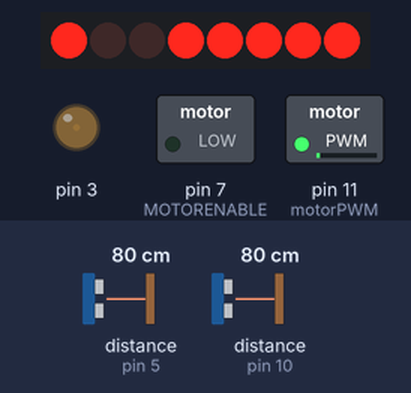
Bench run of a sketch on a simulated Arduino Uno, built with avr-gcc and run on an emulated ATmega328P. On the bench: 8 shift-register outputs drawn as a row of LEDs (first output left, lit = HIGH), switched loads named in the sketch (green lamp = pin HIGH), output pins drawn as LEDs (lit = HIGH). Wiring (inferred from the names in the program): 2 × ultrasonic range finder: trigger pin 2, echo pin 5 / trigger pin 9, echo pin 10; shift register (74HC595): data pin 8; shift clock pin 4; latch pin 12. Wiring (inferred from the signals the program sends): row of LEDs: on Q0, Q1, Q2, Q3, Q4, Q5, Q6, Q7. Inputs (shaded band) come from the test bench; at power-on: distance to the obstacle (sensors on pin 5, pin 10) 80 cm. The echo pulse lasts 58.3 µs per cm; pins used as bus, display or sensor lines are not drawn; what the sketch prints to the serial monitor is not drawn.

Above: at 1.2 s.
1.3 s: distance to the obstacle (sensor on pin 5) set to 74 cm
At 2.8 s:
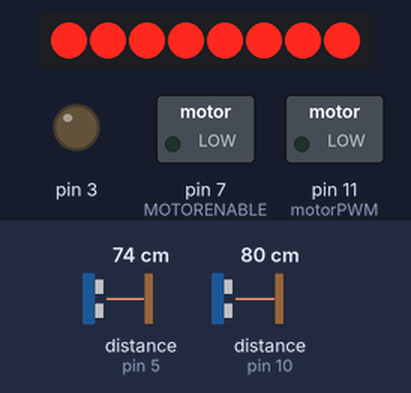
At 5.2 s:
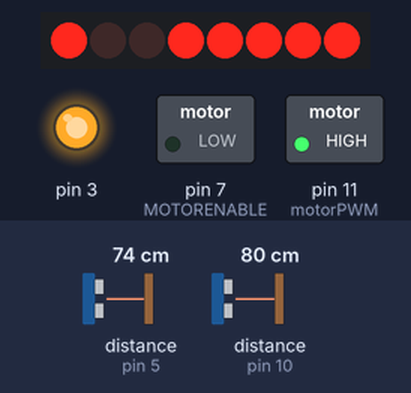
Timing chart, 0 to 6.7 s (numbered marks = the images above; inputs shaded):
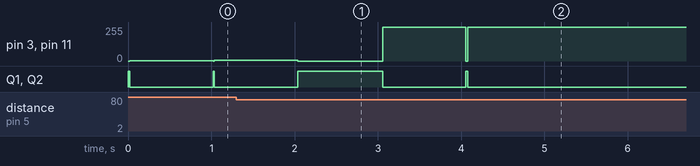

The sketch:

RobotAspi.ino
```cpp
//#include <math.h>

// Déclarations Moteurs:
// Pins Arduino pour le registre à décalage 4 7 8 12
#define MOTORLATCH 12
#define MOTORCLK 4
#define MOTORENABLE 7
#define MOTORDATA 8

// Bus 8-bit en sortie du registre à décalage 74HC595
// Utilisés pour fixer la direction des ponts de commande
#define MOTOR1_A 2  //ce ne sont pas des pins Arduino
#define MOTOR1_B 3
#define MOTOR2_A 1
#define MOTOR2_B 4
#define MOTOR3_A 5
#define MOTOR3_B 7
#define MOTOR4_A 0
#define MOTOR4_B 6

// Pins Arduino pour les signaux PWM (moteurs et servos) 3 5 6 9 10 11
#define MOTOR1_PWM 11
#define MOTOR2_PWM 3
//#define MOTOR3_PWM 6
//#define MOTOR4_PWM 5
//#define SERVO1_PWM 10
//#define SERVO2_PWM 9

// Codes pour les fonctions de moteur
#define FORWARD 1     //4 modes de commande
#define BACKWARD 2    //avant arrière frein stop
#define BRAKE 3
#define RELEASE 4

const float pi  = 3.1416;
int minSpeed = 150;


// Déclarations US :
/* Constantes pour les broches */
const byte TRIGGER_PIN_LEFT = 9; // Broche TRIGGER
const byte ECHO_PIN_LEFT = 10;    // Broche ECHO
const byte TRIGGER_PIN_RIGHT = 2; // Broche TRIGGER
const byte ECHO_PIN_RIGHT = 5;    // Broche ECHO

/* Constantes pour le timeout */
const unsigned long MEASURE_TIMEOUT = 25000UL; // 25ms = ~8m à 340m/s

/* Vitesse du son dans l'air en mm/us */
const float SOUND_SPEED = 340.0 / 1000;

// Stateflow :
int statusRemaining = 0;
enum {INIT, CHERCHEMUR, MINSPEEDDET, SPEEDCOMP, BOTERROR, GOTOWALL};
byte botMode = INIT;

//Initialisations
void setup()
{
  Serial.begin(115200);
  Serial.println("Premier test bot : on trouve le mur ! ");
  /* Initialise les broches */
  pinMode(TRIGGER_PIN_LEFT, OUTPUT);
  digitalWrite(TRIGGER_PIN_LEFT, LOW); // La broche TRIGGER doit être à LOW au repos
  pinMode(ECHO_PIN_LEFT, INPUT);
  /* Initialise les broches */
  pinMode(TRIGGER_PIN_RIGHT, OUTPUT);
  digitalWrite(TRIGGER_PIN_RIGHT, LOW); // La broche TRIGGER doit être à LOW au repos
  pinMode(ECHO_PIN_RIGHT, INPUT);

}


void loop()
{
  switch (botMode){
  case INIT:
      Serial.println("Lancement de la recherche !");
      statusRemaining = 0;
      botMode = CHERCHEMUR;
      break;

  case CHERCHEMUR:
      int newStatus;

      newStatus = FaceAuMur();
      if (newStatus != statusRemaining) // affichage seulement si changement de status
      {
          switch (newStatus)
          {
              case 1:
                  Serial.println("Mur trouve a gauche");

                  break;
              case 2:
                  Serial.println("Mur trouve a droite");

                  break;
              case 3:
                  Serial.println("Mur se rapproche a gauche");

                  break;
              case 4:
                  Serial.println("Mur se rapproche a droite");

                  break;
              case 5:
                  Serial.println("You WIIINN");
                  botMode = MINSPEEDDET;

                  break;
              default:
                  break;
          }
      }
      statusRemaining = newStatus;
      break;

  case MINSPEEDDET:
      int computedMinSpeed;
      float initialDist;

      initialDist = (MesureUS(1) + MesureUS(2)) / 2;
      computedMinSpeed = minMotorSpeedDetermination(initialDist);
      if (computedMinSpeed > 0)
      {
        botMode = SPEEDCOMP;
      }
      else
      {
        botMode = BOTERROR;
      }

      break;

  case SPEEDCOMP:
      // Determination of botSpeed
      float botSpeed;

      botSpeed = speedDetermination(100); // test @100% !
      if (computedMinSpeed > 0)
      {
        botMode = GOTOWALL;
      }
      else
      {
        // Try to go to wall at larger dist ;
        // Try again;
        // If not, go to error !
        botMode = GOTOWALL;
      }
      break;

  case GOTOWALL:
      gotoWall(10.0);
      break;

  case BOTERROR:
    Serial.println("Bot is in ERROR mode");
    Serial.println("If we had a red LED, it would blink...");
    Serial.println("Let's REINIT in 5s ");
    delay(5000);
    botMode = INIT;
      break;

  default:
      break;

    }

}

int FaceAuMur()
{
  int deltaDist, seuilDist, tempsPause,seuilDistMini;
  int status;
  seuilDist = 20; // On place arbitrairement 20mm d ecart pour passer en iteration mini
  seuilDistMini = 5; // On place arbitrairement 5mm d ecart pour décidé que c'est convergé
  tempsPause = 500;

  // Status :
  // 1 tourne vite à droite
  // 2 tourne vite à gauche
  // 3 tourne doucement à droite
  // 4 tourne doucement à gauche
  // 5 Fixe, face au mur !

  // 1 - Arrêter Robot !
    float distGauche = MesureUS(1);
    float distDroite = MesureUS(2);
  deltaDist = abs(distGauche - distDroite);
  // 2 - Calculer mini distance droite ou gauche ?
  // -> La distance mini devra être sur l'axe le plus proche du mur, donc angle entre les mesures
  // Sera toujours angle ouverture théorique max capteur !
  //
  // 3 - Pivoter robot vers distance mini pour avoir même distance sur les deux
  // => PID nécessaire ?

  // dans un 1er temps : Vmini, tourne g ou droite. Si diff < seuil on procède par pause ?

  if (deltaDist > seuilDist)
  {
    if (distGauche > distDroite)
    {
      motor(1,FORWARD,minSpeed);
      motor(2,BACKWARD,minSpeed);
      status = 1;
    }
    else
    {
      motor(1,BACKWARD,minSpeed);
      motor(2,FORWARD,minSpeed);
      status = 2;
    }
  }
  else if (deltaDist > seuilDistMini)
  {
    if (distGauche > distDroite)
    {
      motor(1,FORWARD,minSpeed);
      motor(2,BACKWARD,minSpeed);
      status = 3;
    }
    else
    {
      motor(1,BACKWARD,minSpeed);
      motor(2,FORWARD,minSpeed);
      status = 4;
    }
    // wait
    delay(tempsPause);
    // release
    motor(1,RELEASE,0);
    motor(2,RELEASE,0);
  }
  else
  {
    motor(1,RELEASE,0);
    motor(2,RELEASE,0);
    Serial.println("Le mur est en face a ");
    Serial.print(distGauche);
    Serial.println(" mm ");
    status = 5;
  }
    return status;

}

int minMotorSpeedDetermination(float initialDist)
{
  float actualDist = initialDist;
  float targetDist = initialDist - 10;// mm
  int actualSpeed = 1;
  // Détermination de la vitesse mini du bot
  // => A réaliser face au mur
  // capteurs US doivent être moyennés ?
  // tant que le bot ne bouge pas, on itère et on attend déplacement sur capteurs US !
  while(actualDist > targetDist) // on tente de se rapproche !
  {
    if (actualSpeed < 100)
    {
      Drive(0, actualSpeed); // cap 0 = en face ; vitesse en cours de calcul !
      delay(1000);
      Drive(0, 0); // On s'arrête ! -> Signifie qu'il a parcouru 1cm en 1s ; donc temps max 100s
    }
    else
    {
      Serial.println("No motion observed");
      return 0;
    }
    actualDist = (MesureUS(1) + MesureUS(2)) / 2;
    actualSpeed++;
  }
  minSpeed = actualSpeed;
  return minSpeed;
}

float speedDetermination(int motorSpeed)
{
   // Détermination de la vitesse du bot :
  float botSpeed = 0; // en mm/s
  float initialDist,actualDist;   // en mm
  float minDistAcceptable = 50.0; // en mm

   Drive(0, 0); // On vérifie que les moteurs sont bien arrêtés
   delay(1000);
   initialDist = (MesureUS(1) + MesureUS(2)) / 2;

   if (initialDist > minDistAcceptable)
   {

     Drive(0, motorSpeed); // cap 0 = en face ; vitesse max
     delay(1000);
     Drive(0, 0); // On s'arrête ! -> Signifie qu'il a parcouru la distance en 1s
     actualDist = (MesureUS(1) + MesureUS(2)) / 2;

     // v = d(mm) / t(s)
     botSpeed = (actualDist - initialDist);
   }
   else
   {
     Serial.println("Not enough place to compute Speed");
     return 0;
   }
  return botSpeed;

}

int gotoWall(float setPoint)
{
  // Se rapprocher du mur au point demandé.
  float actualDist;   // en mm
  float marge = 10; // en mm
  bool Fwd = 1;

  actualDist = (MesureUS(1) + MesureUS(2)) / 2;
  setPoint< actualDist ? Fwd = 1 : Fwd = 0;
  if (abs(setPoint - actualDist) > marge){
    Fwd ? Drive(0,100) : Drive(0,-100);
  }
  else
  {
    Drive(0,0); // On s'arrête !
    // On est à la bonne distance
    return 0;
  }

}
```

DataLog.ino
```cpp
// Datalog les infos principales :
//Horodatage
// Heading
// Vitesse
// Retour capteurs US
// Commandes au moteurs
// Status robot
// -> Créer un enum ?
//


void DataLog()
{
  // Sorties à rediriger en fonction d une def ?
  Serial.println( millis() );
  Serial.print(' ; ');
  /*Serial.print(heading);
  Serial.print(' ; ');
  Serial.print(actSpeed);
  Serial.print(' ; ');
  Serial.print(distLeft);
  Serial.print(' ; ');
  Serial.print(distRight);
  Serial.print(' ; ');
  Serial.print(desHeading);
  Serial.print(' ; ');
  Serial.print(desSpeed);*/
}
```

PledgeAlgo.ino
```cpp
int DetectRoom()
{
  int status = 0; // Status of detection
  float cumulatedAngle = 0.0; // Angle cumulated for pledge Algo :
  boolean direction = false; //(TRUE = right / false = Left)

  // 0 Init : Go forward
  // 1 When wall detected, go to calculated  distance
  // 2 Rotate and save angle
  // 3 Follow wall
  // if wall detected front (both US)
  // Rotate desired side (go to 2)
  // if cumulatedAngle == 0 => Go front

    }

int FollowWall(boolean WallAtRight, float distSetPoint)
{
  // Compare la distance au mur sélectionné (gauche ou droit) au SetPoint, et donne un nouveau cap a tenir en fonction.
  // Dans cette version, pas de surveillance de la distance opposée
  int headingStep = 5; // Step grossier en degré
  int newHeading;
  // L'algo doit conserver sa distance par rapport au mur qu'il longe :
  // définir la distance de suivi et le côté !
  // WallAtRight = true if following wall on the right side, false else => (-1)*0 = 1 dir trigo !

  // Obtenir distance adj et opposée
    float distWall, distDummy;


  /*if (WallAtRight)
  {
    float distWall = MesureUS(1);
    float distDummy = MesureUS(2);
  }
  else
  {
    float distWall = MesureUS(2);
    float distDummy = MesureUS(1);
  }*/
  distWall = WallAtRight ? MesureUS(1) : MesureUS(2);
  //distDummy = WallAtRight ? MesureUS(2) : MesureUS(1);

  // Alerte sur distDummy ?


  // 2. Si mesure > cote : tourner à d
  // si mesure < cote tourner à g

  // Si (distance - setpoint) < setpoint / 2 => On considère OK pour éviter itérations
  if (abs(distWall - distSetPoint) <= (distSetPoint / 2))
  {
    return 0;
  }

  // newHeading = (-1^direction)*(-1^supdistance)*headingStep
  if (distWall > distSetPoint)
  {
    //mur loin, on s'en rapproche
    newHeading = (-1<<WallAtRight)*headingStep;
  }
  else
  {
    //mur proche, on s'en éloigne
    newHeading = - (-1<<WallAtRight)*headingStep;
    // void Drive(int cap, int speed)
  }
  return newHeading;


  // V1 en mode on/off +10° ?
  // V2 en PID ?
}


// ajout variables globales :
// Vitesse, heading, heading_désiré, vitesse désirée ?
// Distance gauche et distance droite ?
```

UltrasonicMngt.ino
```cpp
float MesureUS(int Side) {
  int TrigPin;
  int EchoPin;
  if (Side == 1) // Right Side
  {
    TrigPin = TRIGGER_PIN_RIGHT;
    EchoPin = ECHO_PIN_RIGHT;
  }
  else // left Side
  {
    TrigPin = TRIGGER_PIN_LEFT;
    EchoPin = ECHO_PIN_LEFT;
  }

  // Lance une mesure de distance en envoyant une impulsion HIGH de 10µs sur la broche TRIGGER
  digitalWrite(TrigPin, HIGH);
  delayMicroseconds(10);
  digitalWrite(TrigPin, LOW);

  // Mesure le temps entre l'envoi de l'impulsion ultrasonique et son écho (si il existe)
  long measure = pulseIn(EchoPin, HIGH, MEASURE_TIMEOUT);

  // Calcul la distance à partir du temps mesuré
  float distance_mm = measure / 2.0 * SOUND_SPEED;
  return distance_mm;

}

// Init tableau lastReadings
#define DIST_MAX 4000

int lastReadings[5] = {DIST_MAX,DIST_MAX,DIST_MAX,DIST_MAX,DIST_MAX};

int nrReadings = 0;

float MesureUSMed(int Side) {
  int TrigPin;
  int EchoPin;

  float distance_mm, mesureFiltree;

  if (Side == 1) // Right Side
  {
    TrigPin = TRIGGER_PIN_RIGHT;
    EchoPin = ECHO_PIN_RIGHT;
  }
  else // left Side
  {
    TrigPin = TRIGGER_PIN_LEFT;
    EchoPin = ECHO_PIN_LEFT;
  }

  // Lance une mesure de distance en envoyant une impulsion HIGH de 10µs sur la broche TRIGGER
  digitalWrite(TrigPin, HIGH);
  delayMicroseconds(10);
  digitalWrite(TrigPin, LOW);

  // Mesure le temps entre l'envoi de l'impulsion ultrasonique et son écho (si il existe)
  long measure = pulseIn(EchoPin, HIGH, MEASURE_TIMEOUT);


  // Calcul la distance à partir du temps mesuré
  distance_mm = measure / 2.0 * SOUND_SPEED;

  // On place la valeur reçue dans le module du tableau !
  lastReadings[nrReadings++ % 5] = (int) distance_mm;

  // Passage sur un int ? ou int en mm suffit... ?

  mesureFiltree = medianFilter(
                  lastReadings[0],
                  lastReadings[1],
                  lastReadings[2],
                  lastReadings[3],
                  lastReadings[4]);

  return mesureFiltree; // en mm

}


// Trick using XOR to swap two variables
// https://github.com/domoszlai/stitson/blob/master/sonarnp.cpp
//https://en.wikipedia.org/wiki/XOR_swap_algorithm

#define XORswap(a,b) a ^= b; b ^= a; a ^= b;
#define sort(a,b) if(a>b){ XORswap(a,b); }

int medianFilter(int a, int b, int c, int d, int e)
{
  // Filtre médian sur les valeurs :
  sort(a,b);
  sort(d,e);
  sort(a,c);
  sort(b,c);
  sort(a,d);
  sort(c,d);
  sort(b,e);
  sort(b,c);

  return c;
 }
```

motorDrive.ino
```cpp
void Drive(int cap, int speed)
{
  // Choisit la direction à donner et la vitesse :
  // Direction en degrés
  // Vitesse en %
  // Si droite
  // Si gauche
  // Si abs() > 90
  // on arrête une roue


  // @ Ajouter notion point fixe, cherche direction

  int LeftSpeed, RightSpeed;
  float Repart;

  if (speed == 0)
  {
     motor(1, RELEASE, 0);
     motor(2, RELEASE, 0);
  }
  else
  {
    // Calcul de la vitesse des moteurs :
    // Vitesse = Vref * direction !
    // Approx :
    // Si cap = 0 (tout droit) :
    // deux moteurs à 100% de speed
    // Si cap = 90 (à droite)
    // Moteur droit à 0; Mgauche à 100% de speed
    //capRad = abs(cap)*pi()/2;
    Repart = cos(abs(cap)*pi/2);
    if (cap > 0)
    {
      LeftSpeed = (255*speed/100)*Repart;
      RightSpeed = (255*speed/100)*(1-Repart);
    }
    else if(cap == 0)
    {
      LeftSpeed = (255*speed/100);
      RightSpeed = (255*speed/100);
    }
    else
    {
      LeftSpeed = (255*speed/100)*(1-Repart);
      RightSpeed = (255*speed/100)*Repart;
    }
    // Si switch % négatif, s'arrêter d'abord
    motor(1, FORWARD, LeftSpeed);
    motor(2, FORWARD, RightSpeed);
    // Possibilité de réécrire sous fonction en int plutôt qu'en direction ?
  }
}


//=== Fonction motor
// Choisir le moteur (1-4), la commande et la vitesse (0-255).
// Les commandes sont : FORWARD, BACKWARD, BRAKE, RELEASE.
void motor(int nMotor, int command, int speed)
{
  int motorA, motorB;

  if (nMotor >= 1 && nMotor <= 4)
  {
    switch (nMotor)
    {
    case 1:
      motorA   = MOTOR1_A;
      motorB   = MOTOR1_B;
      break;
    case 2:
      motorA   = MOTOR2_A;
      motorB   = MOTOR2_B;
      break;
    case 3:
      motorA   = MOTOR3_A;
      motorB   = MOTOR3_B;
      break;
    case 4:
      motorA   = MOTOR4_A;
      motorB   = MOTOR4_B;
      break;
    default:
      break;
    }

    switch (command)
    {
    case FORWARD:   //Tourner en avant
      motor_output (motorA, HIGH, speed);
      motor_output (motorB, LOW, -1);     // -1: no PWM set
      break;
    case BACKWARD:  //Tourner en arrière
      motor_output (motorA, LOW, speed);
      motor_output (motorB, HIGH, -1);    // -1: no PWM set
      break;
    case BRAKE:   //Freiner
      motor_output (motorA, LOW, 255); // 255: fully on.
      motor_output (motorB, LOW, -1);  // -1: no PWM set
      break;
    case RELEASE:   //Stop
      motor_output (motorA, LOW, 0);  // 0: output floating.
      motor_output (motorB, LOW, -1); // -1: no PWM set
      break;
    default:
      break;
    }
  }
}


//=== Fonction motor_output
// Utilise le driver pour piloter des sorties
// Mettre la  variable high_low sur HIGH / LOW pour des lampes
// On une speed = 0
// speed varie de 0-255 pour les 2 pins (0 = arrêt, 255 = maxi)
// à mettre sur -1 pour ne pas régler de PWM du tout
void motor_output (int output, int high_low, int speed)
{
  int motorPWM;

  switch (output)
  {
  case MOTOR1_A:
  case MOTOR1_B:
    motorPWM = MOTOR1_PWM;
    break;
  case MOTOR2_A:
  case MOTOR2_B:
    motorPWM = MOTOR2_PWM;
    break;
  case MOTOR3_A:
  /*case MOTOR3_B:
    motorPWM = MOTOR3_PWM;
    break;
  case MOTOR4_A:
  case MOTOR4_B:
    motorPWM = MOTOR4_PWM;
    break;*/
  default:
    // Utilise speed comme flag d'erreur, -3333 = invalid output.
    speed = -3333;
    break;
  }

  if (speed != -3333)   //La valeur speed est valide
  {
    // Set the direction with the shift register
    // on the MotorShield, even if the speed = -1.
    // In that case the direction will be set, but not the PWM.
    shiftWrite(output, high_low);

    // Ajuster le PWM seulemernt s il est valide
    if (speed >= 0 && speed <= 255)
    {
      analogWrite(motorPWM, speed);
    }
  }
}


// Fonction shiftWrite
// The parameters are just like digitalWrite().
// The output is the pin 0...7 (the pin behind the shift register).
// The second parameter is HIGH or LOW.
void shiftWrite(int output, int high_low)
{
  static int latch_copy;
  static int shift_register_initialized = false;

  // Do the initialization on the fly,
  // at the first time it is used.
  if (!shift_register_initialized)
  {
    // Set pins for shift register to output
    pinMode(MOTORLATCH, OUTPUT);
    pinMode(MOTORENABLE, OUTPUT);
    pinMode(MOTORDATA, OUTPUT);
    pinMode(MOTORCLK, OUTPUT);

    // Set pins for shift register to default value (low);
    digitalWrite(MOTORDATA, LOW);
    digitalWrite(MOTORLATCH, LOW);
    digitalWrite(MOTORCLK, LOW);
    // Enable the shift register, set Enable pin Low.
    digitalWrite(MOTORENABLE, LOW);

    // start with all outputs (of the shift register) low
    latch_copy = 0;

    shift_register_initialized = true;
  }

  // The defines HIGH and LOW are 1 and 0.
  // So this is valid.
  bitWrite(latch_copy, output, high_low);

  // Use the default Arduino 'shiftOut()' function to
  // shift the bits with the MOTORCLK as clock pulse.
  // The 74HC595 shiftregister wants the MSB first.
  // After that, generate a latch pulse with MOTORLATCH.
  shiftOut(MOTORDATA, MOTORCLK, MSBFIRST, latch_copy);
  delayMicroseconds(5);    // For safety, not really needed.
  digitalWrite(MOTORLATCH, HIGH);
  delayMicroseconds(5);    // For safety, not really needed.
  digitalWrite(MOTORLATCH, LOW);
}
```

Source omitted: representationSpatiale.ino (1095 bytes)

Measured:
- the behaviour switches between 78 and 77 cm on distance to the obstacle (sensor on pin 5) (found by bisection; images 0 and 1)
